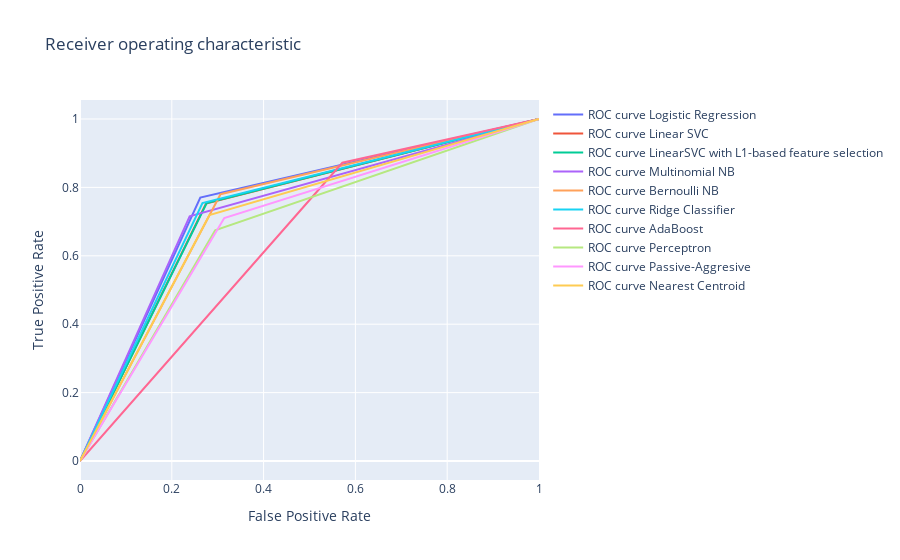

Notebook source saved alongside this figure:
### Code cell
py.iplot(fig)

### Figure 1 — Plotly figure (JSON) as saved in the notebook; plotly's stock layout.template omitted (floating-point values rounded to 4 significant figures)
{"data": [{"mode": "lines", "name": "ROC curve Logistic Regression", "type": "scatter", "x": [0, 0.2621, 1], "y": [0, 0.7702, 1]}, {"mode": "lines", "name": "ROC curve Linear SVC", "type": "scatter", "x": [0, 0.2745, 1], "y": [0, 0.7529, 1]}, {"mode": "lines", "name": "ROC curve LinearSVC with L1-based feature selection", "type": "scatter", "x": [0, 0.2763, 1], "y": [0, 0.7546, 1]}, {"mode": "lines", "name": "ROC curve Multinomial NB", "type": "scatter", "x": [0, 0.2389, 1], "y": [0, 0.7154, 1]}, {"mode": "lines", "name": "ROC curve Bernoulli NB", "type": "scatter", "x": [0, 0.3062, 1], "y": [0, 0.7802, 1]}, {"mode": "lines", "name": "ROC curve Ridge Classifier", "type": "scatter", "x": [0, 0.2668, 1], "y": [0, 0.754, 1]}, {"mode": "lines", "name": "ROC curve AdaBoost", "type": "scatter", "x": [0, 0.5715, 1], "y": [0, 0.872, 1]}, {"mode": "lines", "name": "ROC curve Perceptron", "type": "scatter", "x": [0, 0.2944, 1], "y": [0, 0.6743, 1]}, {"mode": "lines", "name": "ROC curve Passive-Aggresive", "type": "scatter", "x": [0, 0.3143, 1], "y": [0, 0.7105, 1]}, {"mode": "lines", "name": "ROC curve Nearest Centroid", "type": "scatter", "x": [0, 0.282, 1], "y": [0, 0.719, 1]}], "layout": {"title": {"text": "Receiver operating characteristic "}, "xaxis": {"title": {"text": "False Positive Rate"}}, "yaxis": {"title": {"text": "True Positive Rate"}}}}
